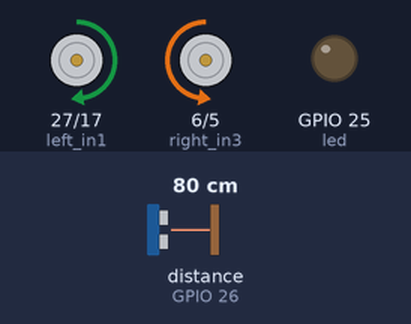
The program below on a simulated Raspberry Pi (BCM pin numbers). Shown: motor-driver pin pairs drawn as motors (green arrow = first pin HIGH = forward, orange = second pin HIGH = backward, longer = more drive, scaled by the enable pin), output pins drawn as LEDs (lit = HIGH). Inputs (shaded band) come from the test bench; at power-on: distance to the obstacle (sensor on GPIO 26) 80 cm. The echo pulse lasts 58.3 µs per cm; what the program prints to the terminal is not drawn.

Above: at 1.2 s.
1.3 s: distance to the obstacle (sensor on GPIO 26) set to 93 cm
3.2 s: distance to the obstacle (sensor on GPIO 26) set to 103 cm
At 4.4 s:
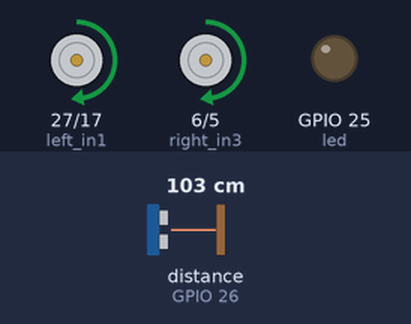
5.0 s: distance to the obstacle (sensor on GPIO 26) set to 2 cm
At 6.4 s:
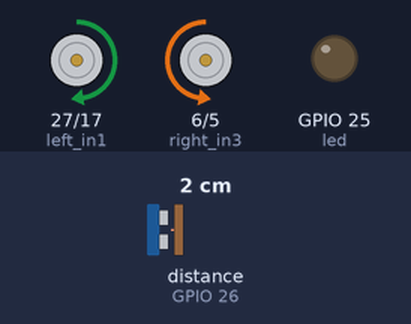
6.7 s: distance to the obstacle (sensor on GPIO 26) set to 120 cm
At 8.3 s:
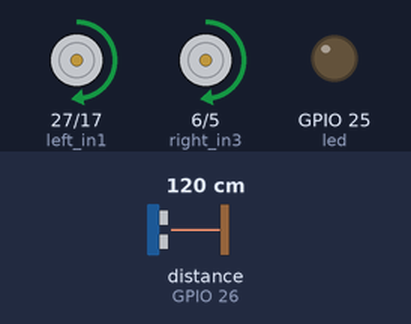
Timing chart, 0 to 9.8 s (numbered marks = the images above; inputs shaded):
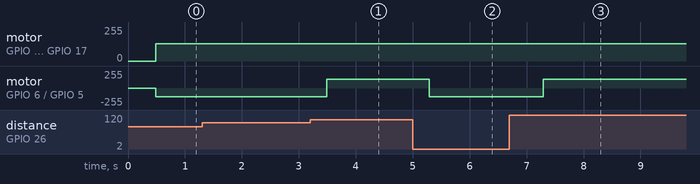

The program:

rover_distance.py
```python
# rover_distance.py
# Simple rover with distance sensor.
#
# Imports pin assignments from the hal/ package and uses them
# to set up gpiozero devices. All pin numbers come from
# hal/pin_config.py â   none are hardcoded here.
# All Pins are "BCM"
#
# Run:  python3 rover_distance.py
#
# Requirements:
# Standard Default - No Specific Requirements yet

# Imports:
import curses
import time
from gpiozero import Device, LED, PWMOutputDevice, DigitalOutputDevice
from gpiozero import DistanceSensor

# â  â   Import pin numbers from the HAL package â  â  â  â  â  â  â  â  â  â  â  â  â  â  â  â  â  â  â  
# This is the only place pin numbers enter the program.
# If you rewire the robot, edit hal/pin_config.py â   not this file.
from hal.pin_config import (
    STATUS_LED,
    MOTOR_LEFT_ENA,
    MOTOR_LEFT_IN1,
    MOTOR_LEFT_IN2,
    MOTOR_RIGHT_ENB,
    MOTOR_RIGHT_IN3,
    MOTOR_RIGHT_IN4,
    ULTRASONIC_TRIG,
    ULTRASONIC_ECHO,
)

# â  â   Set up hardware devices using BCM pins from pin_config.py in /hal â  â  â  â  â  â  â  â  â  â  â  
led    = LED(STATUS_LED)

left_ena  = PWMOutputDevice(MOTOR_LEFT_ENA,  initial_value=0)
left_in1  = DigitalOutputDevice(MOTOR_LEFT_IN1,  initial_value=False)
left_in2  = DigitalOutputDevice(MOTOR_LEFT_IN2,  initial_value=False)

right_enb = PWMOutputDevice(MOTOR_RIGHT_ENB, initial_value=0)
right_in3 = DigitalOutputDevice(MOTOR_RIGHT_IN3, initial_value=False)
right_in4 = DigitalOutputDevice(MOTOR_RIGHT_IN4, initial_value=False)

sensor = DistanceSensor(echo=ULTRASONIC_ECHO, trigger=ULTRASONIC_TRIG)
right_speed = 0.5
left_speed = 0.5

def get_distance(sensor):
    return sensor.distance

def set_motors(left: float, right: float) -> None:
    """
    Drive both motors.
    left / right: -1.0 (full reverse) to +1.0 (full forward), 0.0 = stop.
    """
    # Left motor
    left_in1.value = left > 0
    left_in2.value = left < 0
    left_ena.value = abs(left)

    # Right motor
    right_in3.value = right > 0
    right_in4.value = right < 0
    right_enb.value = abs(right)

def drive_stop() -> None:
    """Stop both motors."""
    print("stop")
    set_motors(0.0, 0.0)

def drive_left() -> None:
    """drive left."""
    set_motors((left_speed), -(right_speed))

def drive_right() -> None:
    """drive right."""
    set_motors(-(left_speed), (right_speed))

def drive_forward() -> None:
    """drive forwards."""
    print("driving forward")
    set_motors((left_speed), (right_speed))

def drive_backward() -> None:
    """drive backwards."""
    set_motors(-(left_speed), -(right_speed))

def cleanup() -> None:
    """Release all GPIO resources."""
    drive_stop()
    for device in (
        left_ena, left_in1, left_in2,
        right_enb, right_in3, right_in4,
        led, sensor,
    ):
        device.close()


def main():

    while True:
        object_distance = sensor.distance
        print('distance to nearest object is ',object_distance, 'm')
        if object_distance <= 0.98 :
            drive_stop()
            drive_left()
            time.sleep(0.5)
            drive_stop()
        else:
            drive_forward()
        #time.sleep(0.1)
    cleanup()


main()
```

pin_config.py
```python
# hal/pin_config.py
# All Raspberry Pi pin assignments for the rover.
#
# BCM numbering — these numbers refer to the BCM pin
# positions, NOT the physical 40-pin GPIO header BOARD/GPIO numbers.
# Pin 1 is the 3.3V pin in the top-left corner of the header.
# Reference: https://pinout.xyz  (select "BOARD" numbering)
#
# Rules for this file:
#   ✅ Constants only — ALL_CAPS names
#   ✅ BCM pin numbers only - I have finally relented. I'm officially a psychopath. I am now on the team "BCM".
#      The Raspberry Pi & Python Gods have made it imposible to use "BOARD". I have resisted "BCM" for many, many years,
#      but the time has come where I have to recognize that clearly I am a psychopath, and so, from now on, and in the future,
#      I will henceforth, refer to Raspberry Pi pins by their "BCM" designation.
#   ❌ No imports of any library
#   ❌ No functions, classes, or logic of any kind

# ── Status LED ────────────────────────────────────────────────
# Wiring: BOARD Pin 11 → 330Ω resistor → LED anode → LED cathode → GND
# Or Make this a NeoPixel Data pin
# STATUS_NEOPIXEL = 25       # BOARD 22 / BCM 25
STATUS_LED = 25       # BOARD 22 / BCM 25
# -------------------------------------------------------------------------------------------
# Rover Motors
# -------------------------------------------------------------------------------------------
# Set to be compatable with the VIAM Rover Rev2 (with slight mods)
# See https://sites.google.com/view/steam-clown/robot-club/robot-rovers-cars/viam-robots-rovers
# ── Left Motor (L298N channel A) ──────────────────────────────
# Wiring: ENA controls speed (PWM), IN1/IN2 control direction
MOTOR_LEFT_ENA = 12   # BOARD 32 / BCM 12 — PWM speed
MOTOR_LEFT_IN1 = 27   # BOARD 13 / BCM 27 — direction pin A
MOTOR_LEFT_IN2 = 17   # BOARD 11 / BCM 17 — direction pin B
# ── Right Motor (L298N channel B) ─────────────────────────────
MOTOR_RIGHT_ENB = 19  # BOARD 35 / BCM 19 — PWM speed
MOTOR_RIGHT_IN3 = 6  # BOARD 31 / BCM 6 — direction pin A
MOTOR_RIGHT_IN4 = 5  # BOARD 29 / BCM 5 — direction pin B

# ── HC-SR04 Ultrasonic Sensor ─────────────────────────────────
# ⚠️  ECHO outputs 5V — use a voltage divider before Pi GPIO input
ULTRASONIC_TRIG = 16  # BOARD 36 / BCM 16 — trigger output
ULTRASONIC_ECHO = 26  # BOARD 37 / BCM 26 — echo input (via divider)
```

Measured:
- the behaviour switches between 98 and 99 cm on distance to the obstacle (sensor on GPIO 26) (found by bisection; images 0 and 1)
- after the input at 3.2 s, motor on GPIO 6 (right_in3) / GPIO 5 (right_in4): backward 128/255 → forward 128/255 after 0.29 s
- after the input at 5.0 s, motor on GPIO 6 (right_in3) / GPIO 5 (right_in4): forward 128/255 → backward 128/255 after 0.29 s
- after the input at 6.7 s, motor on GPIO 6 (right_in3) / GPIO 5 (right_in4): backward 128/255 → forward 128/255 after 0.59 s
